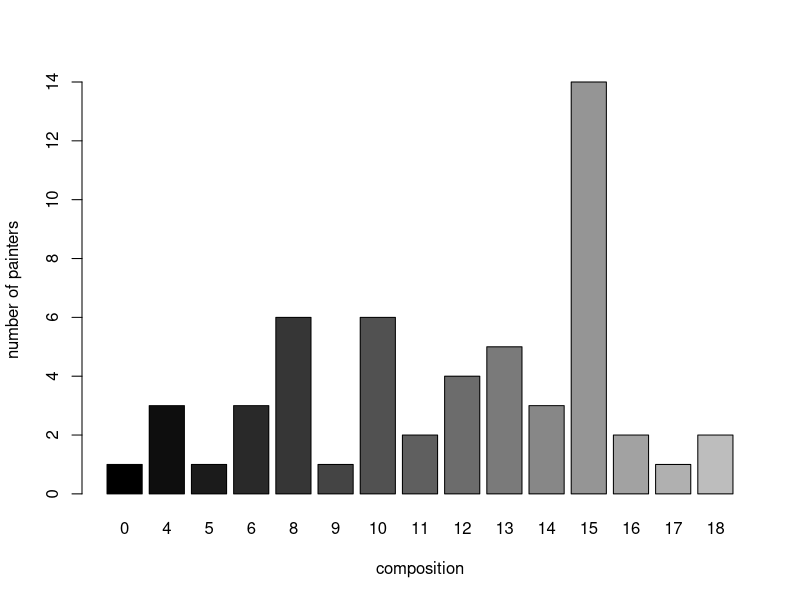

Source code (R):

# MASS-Paket laden
library(MASS)

# data frame anzeigen
# View(painters)

# Aufgabe: Häufigkeitsverteilung
# ----------------------------------------------------------------------------------------------------

# Häufigkeit in Zahlen
composition.freq <- table(painters$Composition)
composition.freq

school.membercount <- table(painters$School)
school.max <- sort(school.membercount, decreasing = TRUE)[1]
school.max

# Schule(n) mit meisten Malern 
school.membercount[school.membercount == school.max]


#Aufgabe: Relative Häufigkeitsverteilung
# ----------------------------------------------------------------------------------------------------

# Bestehende Options zwischenspeichern und auf 4 Nachkommastellen setzen
options.old <- options(digits = 3) 

# Haeufigkeitsverteilung in Prozenten
composition.percentage = prop.table(composition.freq) * 100 
composition.percentage

# noch mit Totalisierung
addmargins(composition.percentage) 

# Options zuruecksetzen
options(options.old) 


#Aufgabe: Balkendiagramm
# ----------------------------------------------------------------------------------------------------

# Verlaufsfarben erstellen
colors.gradient <- gray(seq(0, .9, length.out = 18))

# Balkendiagramm
barplot(composition.freq, col = colors.gradient, xlab = "composition", ylab = "number of painters")


#Aufgabe: Kuchendiagramm
# ----------------------------------------------------------------------------------------------------

#Aufgabe 1: Gruppenstatistik
# ----------------------------------------------------------------------------------------------------

#Aufgabe 2: Gruppenstatistik
# ----------------------------------------------------------------------------------------------------
